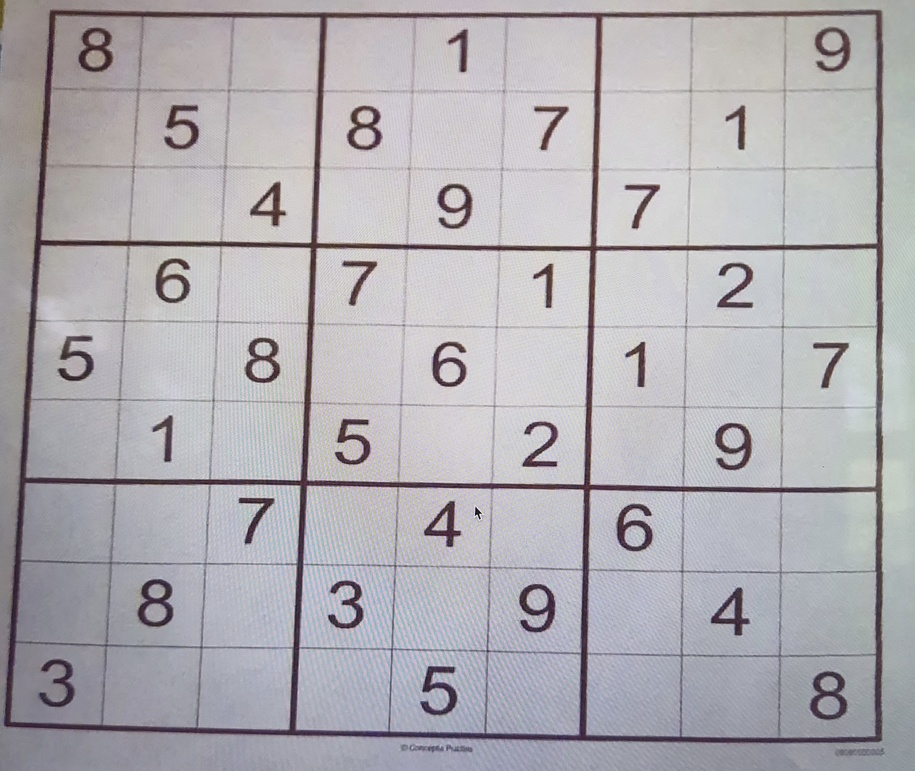
#> input picture Test_Files/sudoku_test_image_5.jpeg, 915 x 771 px, shrunk from 3281 x 2765 before the run
$ python extract_sudoku_test.py
#> lines starting #> are read from the running program, lines starting #| are printed output that depends on the picture; after the words box and inside, x2 and y2 are one past the last pixel; in counts of white or black regions, pixels touching at a corner belong together
#> further down, current_image is the input picture: shape (771, 915, 3); mean B, G, R 178.4, 173.7, 176
### Sudoku_Grid_Recognition/find_sudoku_board.py
from imutils.perspective import four_point_transform
import imutils
import cv2
import numpy as np


def find_sudoku_board(image):
    image = cv2.fastNlMeansDenoisingColored(image, None, 10, 10, 7, 15)
    kernel = np.ones((3, 3), np.uint8)
    image = cv2.erode(image, kernel, iterations=1)
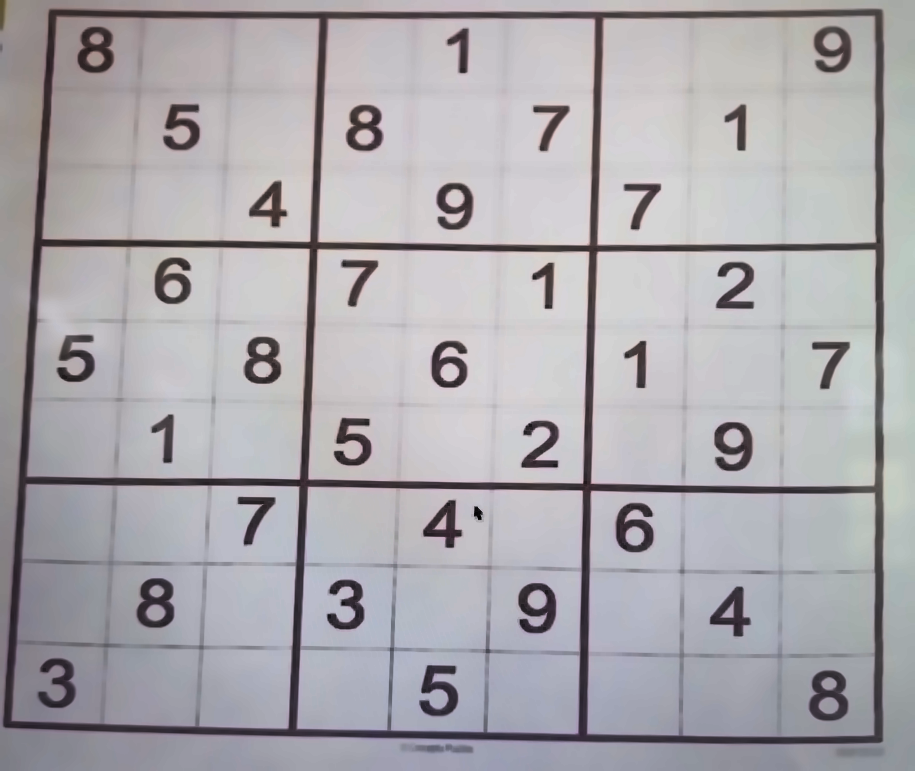
#> image: shape (771, 915, 3); mean of channels 0, 1, 2 173.3, 168.7, 171.1; drawn as B, G, R
    image = cv2.cvtColor(image, cv2.COLOR_BGR2GRAY)
#> image: shape (771, 915)
    image = cv2.threshold(image, 0, 255, cv2.THRESH_BINARY + cv2.THRESH_OTSU)[1]
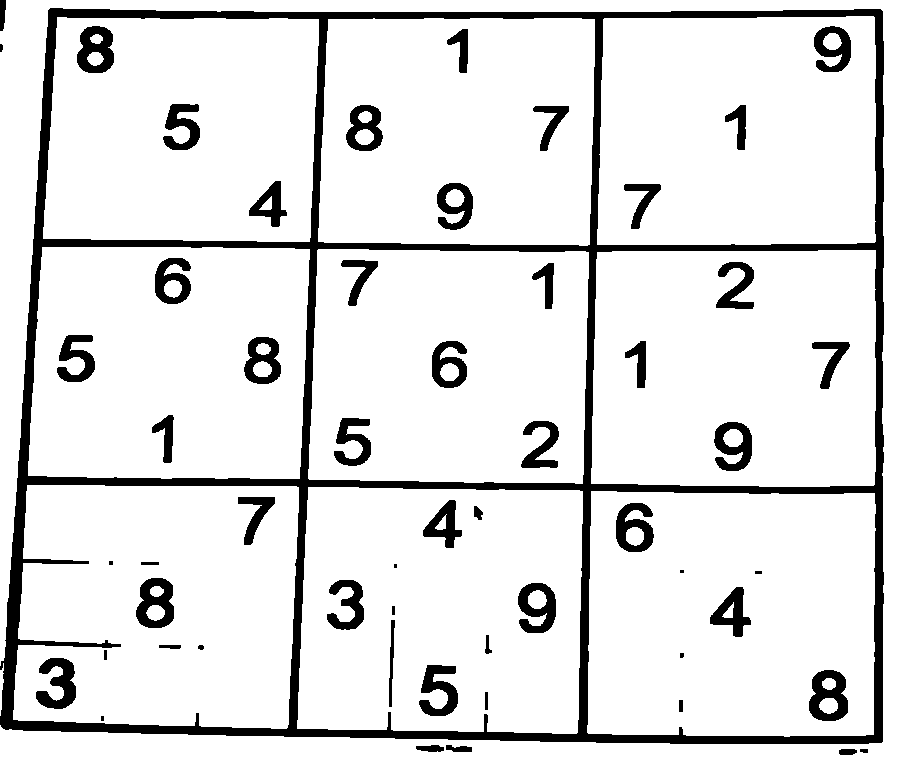
#> image: shape (771, 915); 88.6% white; 56 black regions (5 under 20 px), largest, box (x1, y1, x2, y2) and area: (0, 8, 884, 744) 49773, (809, 670, 848, 721) 1258, (136, 578, 174, 628) 1209
    image = cv2.dilate(image, kernel)
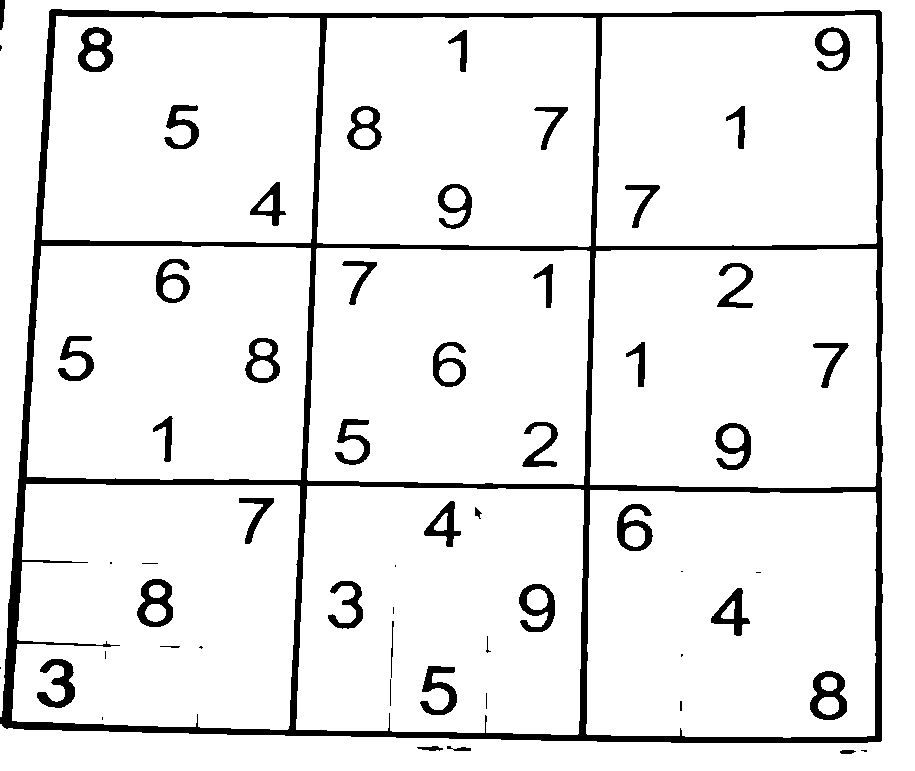
#> image: shape (771, 915); 91.8% white; 58 black regions (14 under 20 px), largest, box (x1, y1, x2, y2) and area: (0, 9, 883, 743) 36585, (810, 671, 847, 720) 934, (137, 579, 173, 627) 893
    threshed_image = cv2.bitwise_not(image)
#> threshed_image: shape (771, 915); 8.2% white; 58 white regions (14 under 20 px)
    contours_list = cv2.findContours(threshed_image.copy(), cv2.RETR_EXTERNAL,
                                     cv2.CHAIN_APPROX_SIMPLE)
#> contours_list = 8 contours, 3 with area under 20; largest, box (x1, y1, x2, y2) and area: (0, 9, 883, 743) 620384, (0, 0, 5, 30) 86, (417, 746, 443, 751) 56, (447, 746, 471, 751) 42, (840, 750, 856, 754) 36
    contours_list = imutils.grab_contours(contours_list)
    contours_list = sorted(contours_list, key=cv2.contourArea, reverse=True)
    board_contours = None

    for c in contours_list:

        perimeter = cv2.arcLength(c, True)
        approx_border_points = cv2.approxPolyDP(c, 0.02 * perimeter, True)

        if len(approx_border_points) == 4:
            board_contours = approx_border_points
            break
#> this loop made 1 pass
#> (perimeter, board_contours) on pass 1: (3200.1, [[49, 11], [4, 727], [881, 740], [879, 10]])

    if board_contours is None:
        raise Exception("Could not found any image")

    puzzle_image = four_point_transform(image, board_contours.reshape(4, 2))
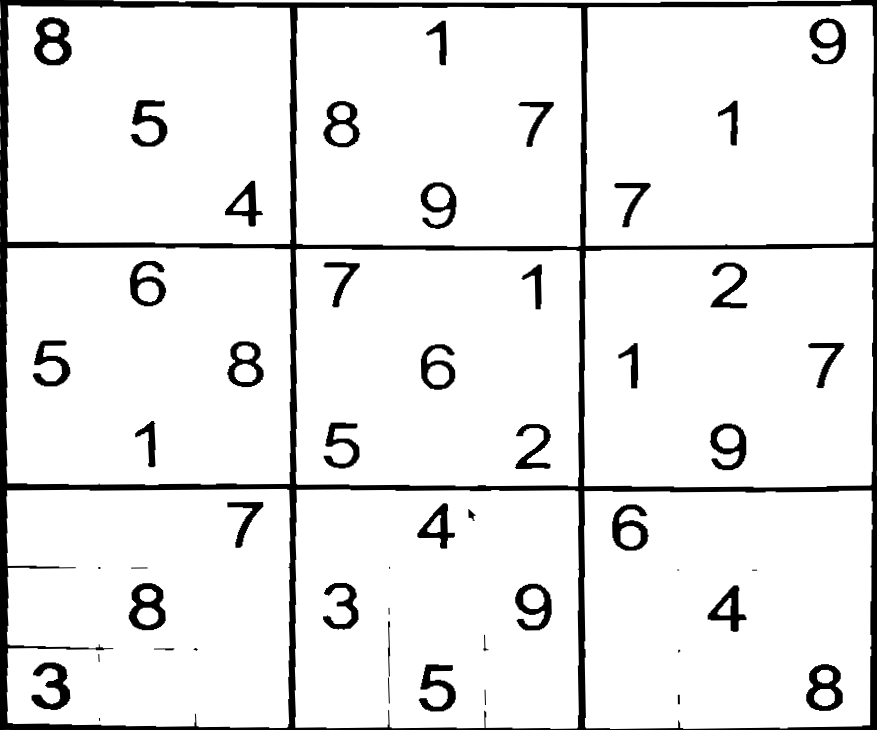
#> puzzle_image: shape (730, 877); min 0, max 255, mean 233.3
    threshed_image = four_point_transform(threshed_image, board_contours.reshape(4, 2))
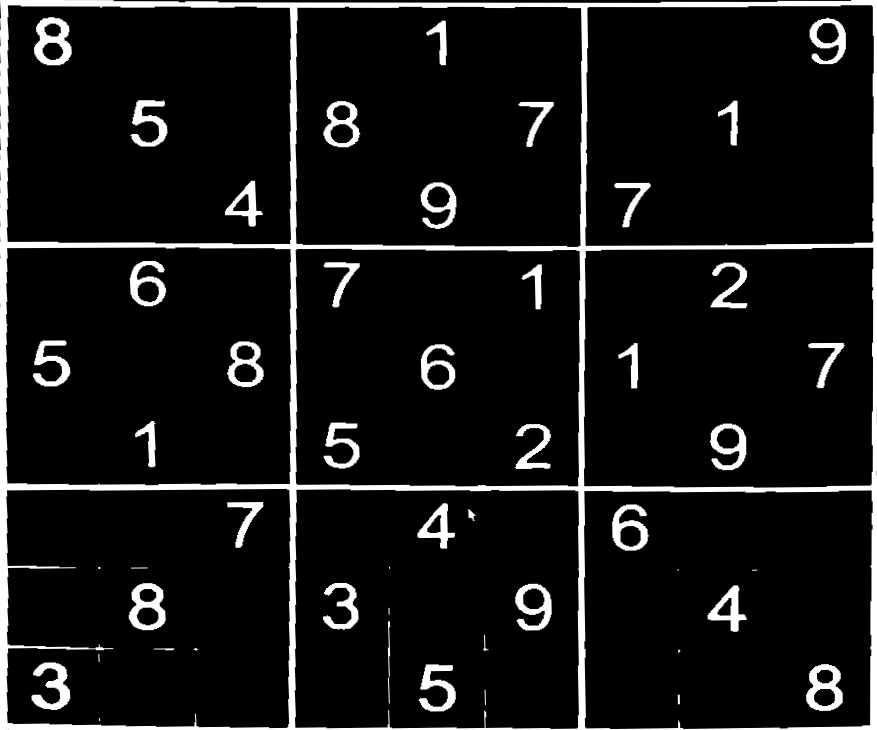
#> threshed_image: shape (730, 877); min 0, max 255, mean 21.7
    return puzzle_image, threshed_image

### Sudoku_Grid_Recognition/split_digits.py
from Sudoku_Grid_Recognition.find_sudoku_board import find_sudoku_board


def split_digits(image):
    puzzle_image, warped_image = find_sudoku_board(image)

    number_of_rows = 9
    number_of_cols = 9
    padding = (3, 3)

    split_image_matrix = [[0 for _ in range(number_of_cols)] for _ in range(number_of_rows)]
    image_width = warped_image.shape[1] // number_of_rows
#> image_width = 97
    image_height = warped_image.shape[0] // number_of_cols
#> image_height = 81

    for row_index in range(number_of_rows):
        lower_y_coordinate = row_index * image_height + padding[1]
        higher_y_coordinate = (row_index + 1) * image_height - padding[1]

        for col_index in range(number_of_cols):
            lower_x_coordinate = col_index * image_width + padding[0]
            higher_x_coordinate = (col_index + 1) * image_width - padding[0]

            split = warped_image[lower_y_coordinate:higher_y_coordinate, lower_x_coordinate:higher_x_coordinate]

            split_image_matrix[row_index][col_index] = split
#> after the loop, split_image_matrix = 9 items

    return split_image_matrix

### Printed_Digit_Training/printed_digit_recognition.py
import time

import cv2
import keras.models
import numpy as np


def resize_to_28x28(image):
    image_height, image_width = image.shape
    dim_size_max = max(image.shape)

    if dim_size_max == image_width:
        im_h = (26 * image_height) // image_width
        if im_h <= 0 or image_width <= 0:
            print("Invalid Image Dimension: ", im_h, image_width, image_height)
        tmp_img = cv2.resize(image, (26, im_h), 0, 0, cv2.INTER_NEAREST)
    else:
        im_w = (26 * image_width) // image_height
        if im_w <= 0 or image_height <= 0:
            print("Invalid Image Dimension: ", im_w, image_width, image_height)
        tmp_img = cv2.resize(image, (im_w, 26), 0, 0, cv2.INTER_NEAREST)

    out_img = np.zeros((28, 28), dtype=np.ubyte)

    nb_h, nb_w = out_img.shape
    na_h, na_w = tmp_img.shape
    y_min = nb_w // 2 - (na_w // 2)
    y_max = y_min + na_w
    x_min = nb_h // 2 - (na_h // 2)
    x_max = x_min + na_h

    out_img[x_min:x_max, y_min:y_max] = tmp_img

    return out_img


# [8 lines left out: function printed_digit_recognition_model, not called in this run]

### Test_Files/extract_sudoku_test.py
import cv2

from Printed_Digit_Training.printed_digit_recognition import printed_digit_recognition_model, resize_to_28x28
from Sudoku_Grid_Recognition.split_digits import split_digits

current_image = cv2.imread("sudoku_test_image_5.jpeg")


image_list = split_digits(current_image)
#> image_list = 9 items

sudoku_matrix = [[0 for _ in range(9)] for _ in range(9)]
for row_index in range(len(image_list)):
    for col_index in range(len(image_list[row_index])):
        processed_image = image_list[row_index][col_index]
        processed_image = cv2.resize(processed_image, (28, 28), interpolation=cv2.INTER_AREA)
        processed_image = resize_to_28x28(processed_image)
        processed_image = processed_image.reshape((1, 28, 28, 1))
        saving_image = processed_image.reshape((28, 28))
        cv2.imwrite("./Generated/sudoku_test_image_" + str(row_index) + str(col_index) + ".jpg", saving_image)
#> (the run stopped early here; a loop or call above may not have finished)

$ run again, with Test_Files/sudoku_test_image_7.jpeg copied over Test_Files/sudoku_test_image_5.jpeg
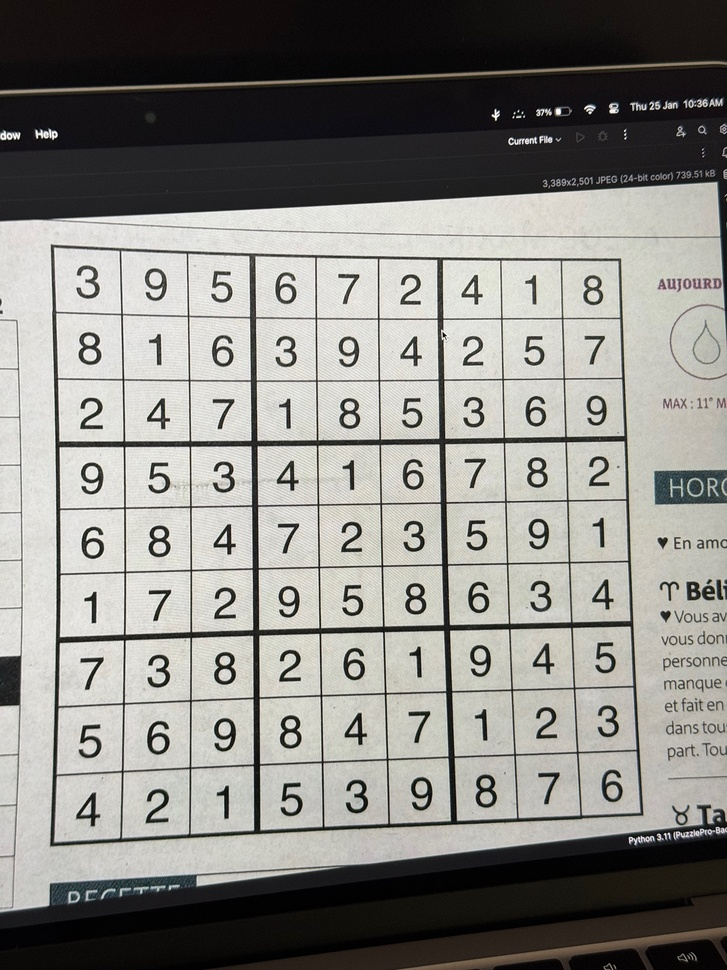
#> input picture Test_Files/sudoku_test_image_7.jpeg, 727 x 970 px, shrunk from 3024 x 4032 before the run
#> current_image is the input picture: shape (970, 727, 3); mean B, G, R 131.9, 136.5, 137.6
#> in find_sudoku_board, `image = cv2.dilate(image, kernel)`:
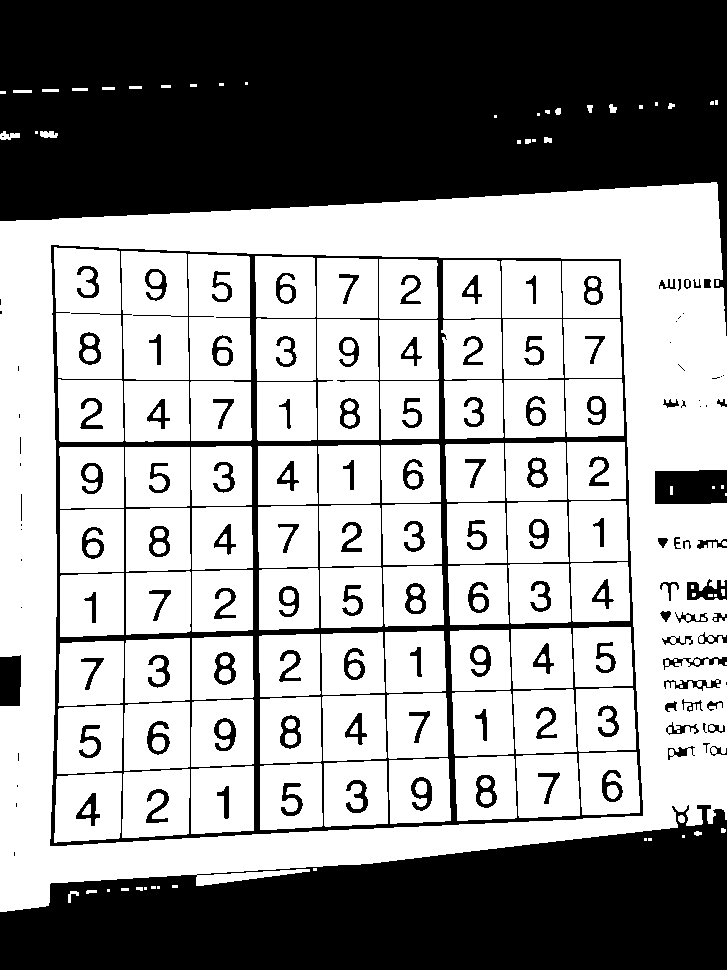
#> image: shape (970, 727); 59.9% white; 144 black regions (29 under 20 px), largest, box (x1, y1, x2, y2) and area: (0, 0, 727, 336) 147355, (0, 805, 727, 970) 78714, (50, 245, 643, 846) 29175
#> contours_list = 63 contours, 35 with area under 20; largest, box (x1, y1, x2, y2) and area: (50, 245, 643, 846) 330788, (0, 0, 727, 336) 147025, (0, 805, 727, 970) 78938, (655, 470, 727, 504) 2277, (0, 655, 21, 706) 950
#> the loop in find_sudoku_board, `for c in contours_list: ` made 1 pass
#> (perimeter, board_contours) on pass 1: (2350.6, [[51, 245], [50, 845], [642, 815], [620, 259]])
#> after the loop in split_digits, `for row_index in range(number_of_rows):`: split_image_matrix = 9 items

$ run again, with Test_Files/sudoku_test_image_1.jpg copied over Test_Files/sudoku_test_image_5.jpeg
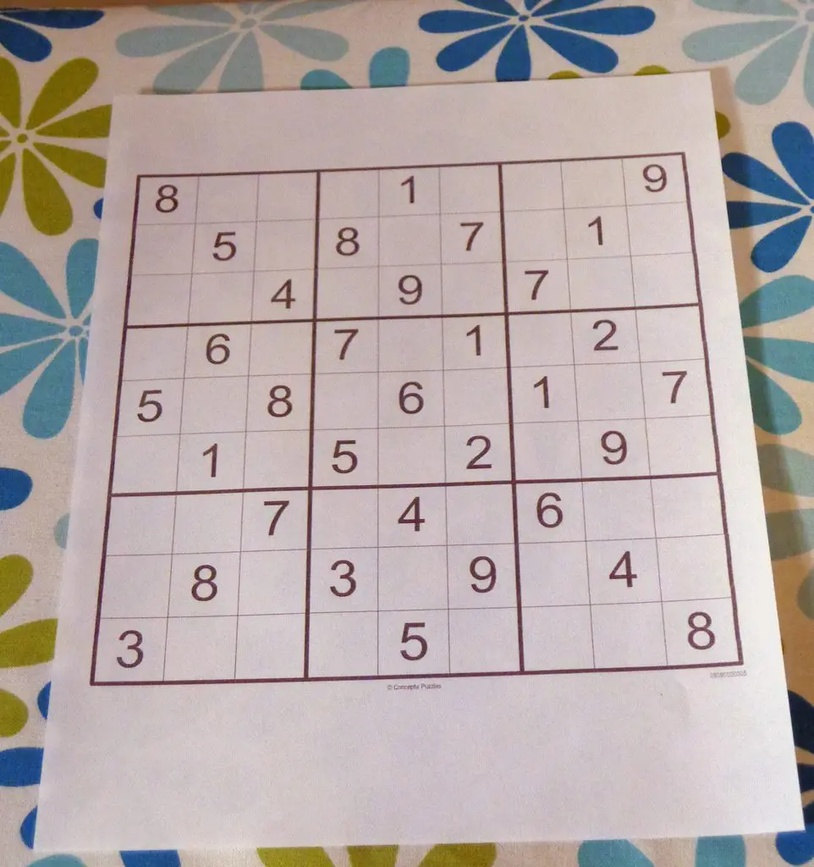
#> input picture Test_Files/sudoku_test_image_1.jpg, 814 x 867 px, shrunk from 962 x 1024 before the run
#> current_image is the input picture: shape (867, 814, 3); mean B, G, R 168, 169.6, 181
#> in find_sudoku_board, `image = cv2.dilate(image, kernel)`:
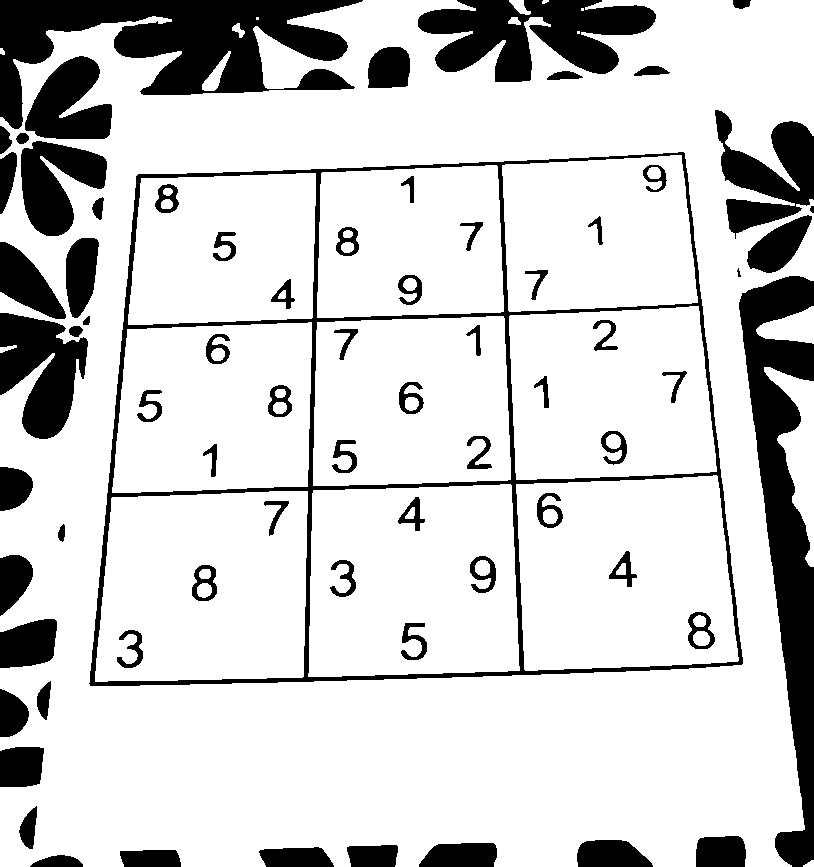
#> image: shape (867, 814); 81.5% white; 71 black regions (1 under 20 px), largest, box (x1, y1, x2, y2) and area: (0, 0, 363, 129) 21650, (739, 276, 814, 867) 19616, (89, 152, 743, 686) 17369
#> contours_list = 38 contours, 2 with area under 20; largest, box (x1, y1, x2, y2) and area: (89, 152, 743, 686) 307292, (0, 0, 363, 129) 21382, (739, 276, 814, 867) 18900, (418, 0, 656, 82) 11098, (0, 313, 88, 439) 6704
#> the loop in find_sudoku_board, `for c in contours_list: ` made 1 pass
#> (perimeter, board_contours) on pass 1: (2282.4, [[684, 153], [138, 174], [90, 685], [741, 664]])
#> after the loop in split_digits, `for row_index in range(number_of_rows):`: split_image_matrix = 9 items
